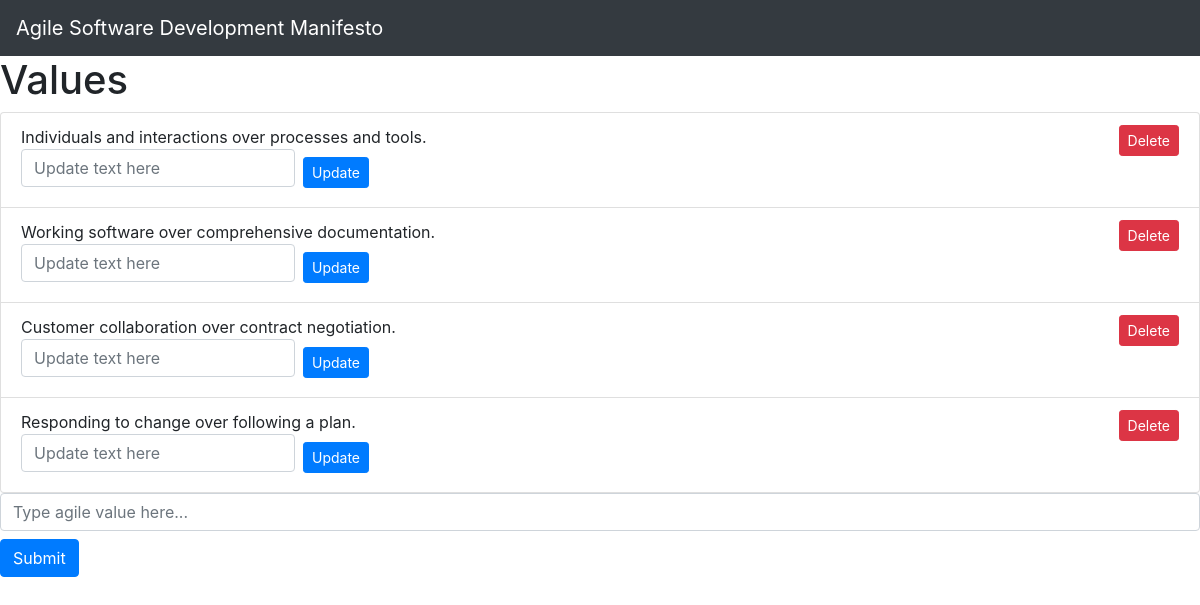
The app's page /agile/value (signed in) with its own data.
### agile/models.py (models this page shows, shortened)
class Value(models.Model):
    value_text = models.CharField(max_length=200)

### agile/views.py (the view)
# urls.py: path("value", views.ValueView.as_view(), name="value_view"),
@method_decorator(login_required(login_url="/accounts/login"), name="dispatch")
class ValueView(generic.ListView):
    template_name = "agile/value_edit.html"
    context_object_name = "value_list"
    def get_queryset(self):
        return Value.objects.all()

### agile/templates/agile/value_edit.html (shortened to what this page needs)
{% extends 'base.html' %}
{% load static %}
{% block content %}
<body>
  <h1>Values</h1>
 {% if value_list %}
 <div class="row">
   <div class="col">
    <ul class="list-group">
       {% for value in value_list %}
         <li class = "list-group-item">
               {{ value.value_text }}
             <div class="float-right">
               <form action="delete_value/{{value.id}}" method="post">
                 <button type="submit" class="btn btn-danger btn-sm ">Delete</button>
               </form>
             </div>
             <form action="update_value/{{value.id}}" class="form-inline" method="post">
                 <input name="content" class="form-control form-control mb-2 mr-sm-2" type="text" placeholder="Update text here">
                 <div class="float-right">
                   <button type="submit" class="btn btn-primary btn-sm ">Update</button>
                 </div>
             </form>
         </li>
  {% endfor %}
     </ul>
   </div>
 </div>
{% else %}
 <p>Please input an Agile Value.</p>
{% endif %}
</body>
  <div class="row">
   <div class="col">
     <form action="add_value/" class="form-in-line" method="post">
      <input type="text" name="content" class="form-control mb-2 mr-sm-2" placeholder="Type agile value here...">
      <button type="submit" class="btn btn-primary mb-2">Submit</button>
     </form>
   </div>
  </div>
{% endblock %}

### records on screen
Value: value_text "Individuals and interactions over processes and tools."
Value: value_text "Working software over comprehensive documentation."
Value: value_text "Customer collaboration over contract negotiation."
Value: value_text "Responding to change over following a plan."
